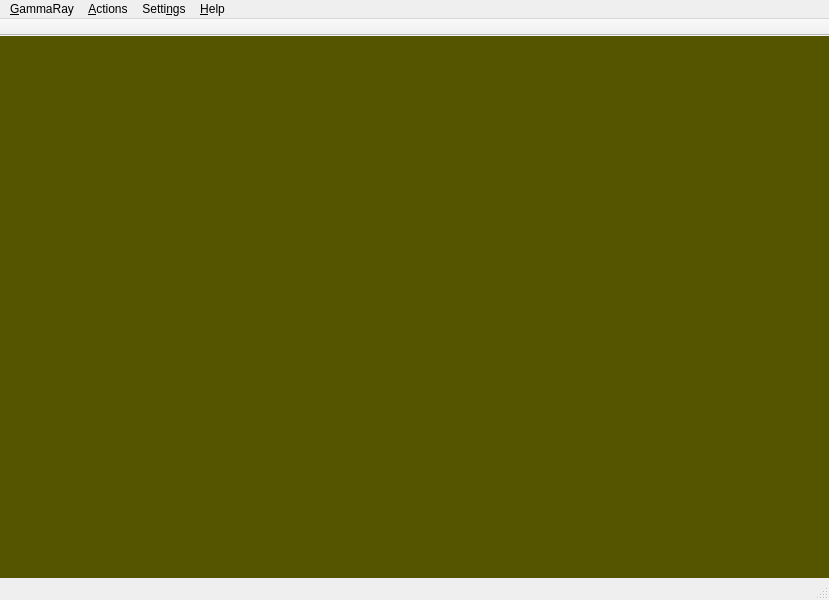
<?xml version="1.0" encoding="UTF-8"?>
<ui version="4.0">
 <class>GammaRay::MainWindow</class>
 <widget class="QMainWindow" name="GammaRay::MainWindow">
  <property name="geometry">
   <rect>
    <x>0</x>
    <y>0</y>
    <width>829</width>
    <height>600</height>
   </rect>
  </property>
  <widget class="QWidget" name="centralwidget">
   <property name="styleSheet">
    <string notr="true">background-color: rgb(85, 85, 0);</string>
   </property>
   <layout class="QHBoxLayout" name="horizontalLayout">
    <property name="spacing">
     <number>0</number>
    </property>
    <item>
     <widget class="SidePane" name="toolSelector">
      <property name="sizePolicy">
       <sizepolicy hsizetype="Preferred" vsizetype="Expanding">
        <horstretch>0</horstretch>
        <verstretch>0</verstretch>
       </sizepolicy>
      </property>
      <property name="minimumSize">
       <size>
        <width>180</width>
        <height>0</height>
       </size>
      </property>
      <property name="contextMenuPolicy">
       <enum>Qt::ContextMenuPolicy::CustomContextMenu</enum>
      </property>
      <property name="frameShape">
       <enum>QFrame::Shape::NoFrame</enum>
      </property>
      <property name="frameShadow">
       <enum>QFrame::Shadow::Plain</enum>
      </property>
      <property name="textElideMode">
       <enum>Qt::TextElideMode::ElideRight</enum>
      </property>
      <property name="flow">
       <enum>QListView::Flow::TopToBottom</enum>
      </property>
      <property name="isWrapping" stdset="0">
       <bool>false</bool>
      </property>
      <property name="resizeMode">
       <enum>QListView::ResizeMode::Fixed</enum>
      </property>
      <property name="viewMode">
       <enum>QListView::ViewMode::ListMode</enum>
      </property>
      <property name="uniformItemSizes">
       <bool>true</bool>
      </property>
      <property name="wordWrap">
       <bool>false</bool>
      </property>
      <property name="selectionRectVisible">
       <bool>true</bool>
      </property>
     </widget>
    </item>
    <item>
     <widget class="QStackedWidget" name="toolStack">
      <property name="sizePolicy">
       <sizepolicy hsizetype="Expanding" vsizetype="Expanding">
        <horstretch>0</horstretch>
        <verstretch>0</verstretch>
       </sizepolicy>
      </property>
     </widget>
    </item>
   </layout>
  </widget>
  <widget class="QMenuBar" name="menuBar">
   <property name="geometry">
    <rect>
     <x>0</x>
     <y>0</y>
     <width>829</width>
     <height>24</height>
    </rect>
   </property>
   <widget class="QMenu" name="menu_GammaRay">
    <property name="title">
     <string>&amp;GammaRay</string>
    </property>
    <addaction name="actionRetractProbe"/>
    <addaction name="separator"/>
    <addaction name="actionQuit"/>
   </widget>
   <widget class="QMenu" name="menu_Help">
    <property name="title">
     <string>&amp;Help</string>
    </property>
    <widget class="QMenu" name="menu_Diagnostics">
     <property name="title">
      <string>&amp;Diagnostics</string>
     </property>
     <addaction name="actionPlugins"/>
     <addaction name="actionMessageStatistics"/>
    </widget>
    <addaction name="actionHelp"/>
    <addaction name="actionContribute"/>
    <addaction name="separator"/>
    <addaction name="menu_Diagnostics"/>
    <addaction name="separator"/>
    <addaction name="actionAboutGammaRay"/>
    <addaction name="actionAboutKDAB"/>
    <addaction name="actionAboutQt"/>
   </widget>
   <widget class="QMenu" name="actionsMenu">
    <property name="title">
     <string>&amp;Actions</string>
    </property>
   </widget>
   <widget class="QMenu" name="menuSettings">
    <property name="title">
     <string>Setti&amp;ngs</string>
    </property>
   </widget>
   <addaction name="menu_GammaRay"/>
   <addaction name="actionsMenu"/>
   <addaction name="menuSettings"/>
   <addaction name="menu_Help"/>
  </widget>
  <widget class="QToolBar" name="mainToolBar">
   <property name="windowTitle">
    <string>Main Toolbar</string>
   </property>
   <property name="movable">
    <bool>false</bool>
   </property>
   <property name="allowedAreas">
    <set>Qt::ToolBarArea::BottomToolBarArea|Qt::ToolBarArea::TopToolBarArea</set>
   </property>
   <property name="floatable">
    <bool>false</bool>
   </property>
   <attribute name="toolBarArea">
    <enum>TopToolBarArea</enum>
   </attribute>
   <attribute name="toolBarBreak">
    <bool>false</bool>
   </attribute>
  </widget>
  <widget class="QStatusBar" name="statusBar"/>
  <action name="actionRetractProbe">
   <property name="text">
    <string>&amp;Detach</string>
   </property>
   <property name="toolTip">
    <string>Retract probe from application.</string>
   </property>
   <property name="menuRole">
    <enum>QAction::MenuRole::ApplicationSpecificRole</enum>
   </property>
  </action>
  <action name="actionQuit">
   <property name="text">
    <string>&amp;Quit</string>
   </property>
   <property name="toolTip">
    <string>Quit probed application.</string>
   </property>
   <property name="menuRole">
    <enum>QAction::MenuRole::QuitRole</enum>
   </property>
  </action>
  <action name="actionAboutGammaRay">
   <property name="icon">
    <iconset resource="resources/ui.qrc">
     <normaloff>:/gammaray/GammaRay-32x32.png</normaloff>:/gammaray/GammaRay-32x32.png</iconset>
   </property>
   <property name="text">
    <string>About &amp;GammaRay</string>
   </property>
   <property name="menuRole">
    <enum>QAction::MenuRole::AboutRole</enum>
   </property>
  </action>
  <action name="actionAboutQt">
   <property name="text">
    <string>About &amp;Qt</string>
   </property>
   <property name="menuRole">
    <enum>QAction::MenuRole::AboutQtRole</enum>
   </property>
  </action>
  <action name="actionAboutKDAB">
   <property name="text">
    <string>About &amp;KDAB</string>
   </property>
   <property name="menuRole">
    <enum>QAction::MenuRole::NoRole</enum>
   </property>
  </action>
  <action name="actionPlugins">
   <property name="text">
    <string>&amp;Plugins...</string>
   </property>
  </action>
  <action name="actionMessageStatistics">
   <property name="text">
    <string>&amp;Message Statistics...</string>
   </property>
   <property name="toolTip">
    <string>Show GammaRay communication statistics.</string>
   </property>
  </action>
  <action name="actionHelp">
   <property name="text">
    <string>&amp;Help...</string>
   </property>
   <property name="toolTip">
    <string>Show help browser.</string>
   </property>
  </action>
  <action name="actionContribute">
   <property name="enabled">
    <bool>false</bool>
   </property>
   <property name="text">
    <string>&amp;Contribute...</string>
   </property>
  </action>
 </widget>
 <customwidgets>
  <customwidget>
   <class>SidePane</class>
   <extends>QListView</extends>
   <header>sidepane.h</header>
  </customwidget>
 </customwidgets>
 <resources>
  <include location="resources/ui.qrc"/>
 </resources>
 <connections/>
</ui>
